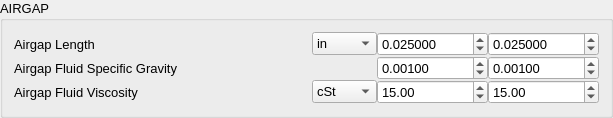
             <widget class="QGroupBox" name="groupBox_17">
              <property name="font">
               <font>
                <pointsize>10</pointsize>
               </font>
              </property>
              <property name="title">
               <string>AIRGAP</string>
              </property>
              <layout class="QGridLayout" name="groupBox_17_gridLayout_8">
               <property name="spacing">
                <number>0</number>
               </property>
               <item row="1" column="3">
                <widget class="QDoubleSpinBox" name="R_FluidSpecificGrav_2">
                 <property name="decimals">
                  <number>5</number>
                 </property>
                 <property name="singleStep">
                  <double>0.000100000000000</double>
                 </property>
                 <property name="value">
                  <double>0.001000000000000</double>
                 </property>
                </widget>
               </item>
               <item row="2" column="1">
                <widget class="QComboBox" name="R_FluidKinVisc_unit">
                 <item>
                  <property name="text">
                   <string>cSt</string>
                  </property>
                 </item>
                 <item>
                  <property name="text">
                   <string>m^2/s</string>
                  </property>
                 </item>
                </widget>
               </item>
               <item row="1" column="0">
                <widget class="QLabel" name="label_35">
                 <property name="text">
                  <string>Airgap Fluid Specific Gravity</string>
                 </property>
                </widget>
               </item>
               <item row="0" column="2">
                <widget class="QDoubleSpinBox" name="R_AirgapRadialLength_1">
                 <property name="decimals">
                  <number>6</number>
                 </property>
                 <property name="maximum">
                  <double>10000.000000000000000</double>
                 </property>
                 <property name="singleStep">
                  <double>0.000100000000000</double>
                 </property>
                 <property name="value">
                  <double>0.025000000000000</double>
                 </property>
                </widget>
               </item>
               <item row="1" column="2">
                <widget class="QDoubleSpinBox" name="R_FluidSpecificGrav_1">
                 <property name="decimals">
                  <number>5</number>
                 </property>
                 <property name="singleStep">
                  <double>0.000100000000000</double>
                 </property>
                 <property name="value">
                  <double>0.001000000000000</double>
                 </property>
                </widget>
               </item>
               <item row="0" column="0">
                <widget class="QLabel" name="label_37">
                 <property name="text">
                  <string>Airgap Length</string>
                 </property>
                </widget>
               </item>
               <item row="0" column="3">
                <widget class="QDoubleSpinBox" name="R_AirgapRadialLength_2">
                 <property name="decimals">
                  <number>6</number>
                 </property>
                 <property name="maximum">
                  <double>10000.000000000000000</double>
                 </property>
                 <property name="singleStep">
                  <double>0.000100000000000</double>
                 </property>
                 <property name="value">
                  <double>0.025000000000000</double>
                 </property>
                </widget>
               </item>
               <item row="2" column="2">
                <widget class="QDoubleSpinBox" name="R_FluidKinVisc_1">
                 <property name="maximum">
                  <double>1000000.000000000000000</double>
                 </property>
                 <property name="value">
                  <double>15.000000000000000</double>
                 </property>
                </widget>
               </item>
               <item row="0" column="1">
                <widget class="QComboBox" name="R_AirgapRadialLength_unit">
                 <item>
                  <property name="text">
                   <string>in</string>
                  </property>
                 </item>
                 <item>
                  <property name="text">
                   <string>m</string>
                  </property>
                 </item>
                 <item>
                  <property name="text">
                   <string>mm</string>
                  </property>
                 </item>
                </widget>
               </item>
               <item row="2" column="0">
                <widget class="QLabel" name="label_36">
                 <property name="text">
                  <string>Airgap Fluid Viscosity                                                </string>
                 </property>
                </widget>
               </item>
               <item row="2" column="3">
                <widget class="QDoubleSpinBox" name="R_FluidKinVisc_2">
                 <property name="maximum">
                  <double>1000000.000000000000000</double>
                 </property>
                 <property name="value">
                  <double>15.000000000000000</double>
                 </property>
                </widget>
               </item>
              </layout>
             </widget>
